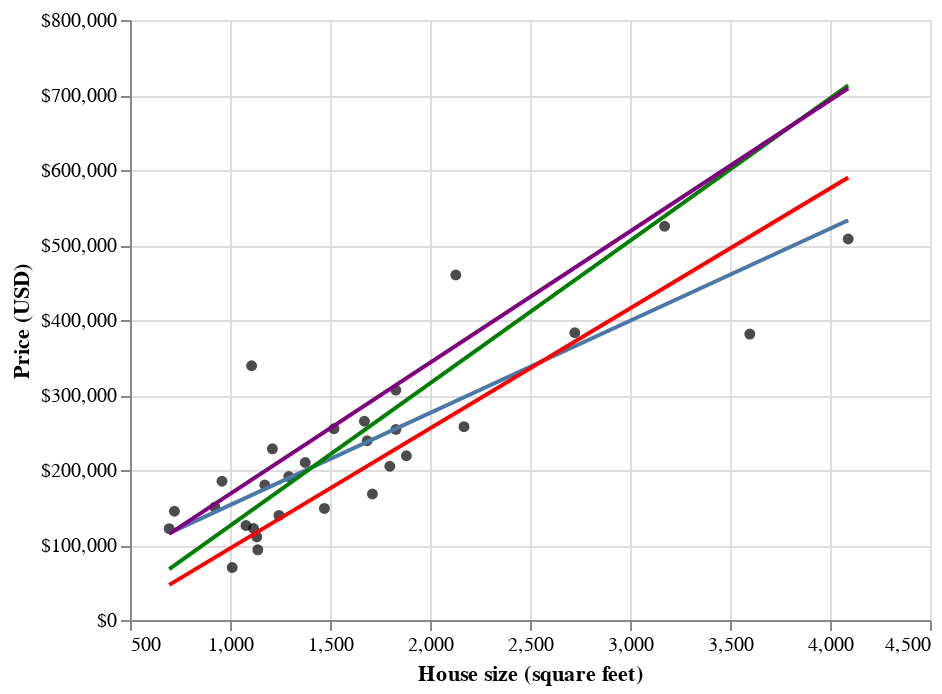

Notebook code cell kept with this figure:
### Markdown cell above
By using simple linear regression on this small data set to predict the sale price
for a 2,000 square-foot house, we get a predicted value of 
\${glue:}`pred_2000`. But wait a minute...how
exactly does simple linear regression choose the line of best fit? Many
different lines could be drawn through the data points. 
Some plausible examples are shown in {numref}`fig:08-several-lines`.

### Code cell
intercept_l = [-64542.23, -6900, -64542.23]
slope_l = [190, 175, 160]
line_color_l = ["green", "purple", "red"]

# set the domains (range of x values) of lines
min_x = small_sacramento["sqft"].min()
max_x = small_sacramento["sqft"].max()

several_lines_plot = small_plot.copy()

for i in range(len(slope_l)):
    several_lines_plot += (
        alt.Chart(
            pd.DataFrame(
                {
                    "x": [min_x, max_x],
                    "y": [
                        intercept_l[i] + slope_l[i] * min_x,
                        intercept_l[i] + slope_l[i] * max_x,
                    ],
                }
            )
        )
        .mark_line(color=line_color_l[i])
        .encode(x=alt.X("x"), y=alt.Y("y"))
    )

several_lines_plot

### Figure 1 — Vega-Lite specification as saved in the notebook (floating-point values rounded to 4 significant figures)
{"config": {"view": {"continuousWidth": 400, "continuousHeight": 300}}, "layer": [{"mark": {"type": "circle", "color": "black"}, "encoding": {"x": {"field": "sqft", "scale": {"zero": false}, "title": "House size (square feet)", "type": "quantitative"}, "y": {"axis": {"format": "$,.0f"}, "field": "price", "scale": {"zero": false}, "title": "Price (USD)", "type": "quantitative"}}}, {"mark": "line", "encoding": {"x": {"field": "sqft", "scale": {"zero": false}, "title": "House size (square feet)", "type": "quantitative"}, "y": {"axis": {"format": "$,.0f"}, "field": "price", "scale": {"zero": false}, "title": "Price (USD)", "type": "quantitative"}}, "transform": [{"on": "sqft", "regression": "price"}]}, {"data": {"name": "data-7625a72922e8eb8d9f4a6215c1cb69db"}, "mark": {"type": "line", "color": "green"}, "encoding": {"x": {"field": "x", "type": "quantitative"}, "y": {"field": "y", "type": "quantitative"}}}, {"data": {"name": "data-7e87ec4fcfa14bc107c49e24bb26d2be"}, "mark": {"type": "line", "color": "purple"}, "encoding": {"x": {"field": "x", "type": "quantitative"}, "y": {"field": "y", "type": "quantitative"}}}, {"data": {"name": "data-d8da1658b8aab1a17d932e0539f00c8f"}, "mark": {"type": "line", "color": "red"}, "encoding": {"x": {"field": "x", "type": "quantitative"}, "y": {"field": "y", "type": "quantitative"}}}], "data": {"name": "data-dd70ea120b69e4d2199dadb4d59509b6"}, "$schema": "https://vega.github.io/schema/vega-lite/v4.17.0.json", "datasets": {"data-dd70ea120b69e4d2199dadb4d59509b6": [{"city": "SACRAMENTO", "zip": "z95829", "beds": 3, "baths": 2.0, "sqft": 2170, "type": "Residential", "price": 257729, "latitude": 38.46, "longitude": -121.4}, {"city": "SACRAMENTO", "zip": "z95835", "beds": 3, "baths": 2.0, "sqft": 1686, "type": "Residential", "price": 239000, "latitude": 38.67, "longitude": -121.5}, {"city": "ROSEVILLE", "zip": "z95678", "beds": 3, "baths": 2.0, "sqft": 1174, "type": "Residential", "price": 180000, "latitude": 38.73, "longitude": -121.3}, {"city": "EL_DORADO_HILLS", "zip": "z95762", "beds": 5, "baths": 4.0, "sqft": 4091, "type": "Residential", "price": 508000, "latitude": 38.68, "longitude": -121.0}, {"city": "SACRAMENTO", "zip": "z95842", "beds": 5, "baths": 2.0, "sqft": 1712, "type": "Residential", "price": 168000, "latitude": 38.68, "longitude": -121.4}, {"city": "FAIR_OAKS", "zip": "z95628", "beds": 3, "baths": 1.0, "sqft": 960, "type": "Residential", "price": 185000, "latitude": 38.67, "longitude": -121.2}, {"city": "ORANGEVALE", "zip": "z95662", "beds": 3, "baths": 2.0, "sqft": 1294, "type": "Residential", "price": 191250, "latitude": 38.69, "longitude": -121.3}, {"city": "SACRAMENTO", "zip": "z95842", "beds": 2, "baths": 2.0, "sqft": 1134, "type": "Condo", "price": 110700, "latitude": 38.7, "longitude": -121.4}, {"city": "SACRAMENTO", "zip": "z95838", "beds": 2, "baths": 1.0, "sqft": 1011, "type": "Residential", "price": 70000, "latitude": 38.64, "longitude": -121.4}, {"city": "SACRAMENTO", "zip": "z95824", "beds": 2, "baths": 2.0, "sqft": 1139, "type": "Residential", "price": 93600, "latitude": 38.52, "longitude": -121.5}, {"city": "ROSEVILLE", "zip": "z95747", "beds": 3, "baths": 2.5, "sqft": 1829, "type": "Residential", "price": 306500, "latitude": 38.77, "longitude": -121.4}, {"city": "SACRAMENTO", "zip": "z95823", "beds": 4, "baths": 2.0, "sqft": 1472, "type": "Residential", "price": 148750, "latitude": 38.48, "longitude": -121.5}, {"city": "SACRAMENTO", "zip": "z95819", "beds": 3, "baths": 1.0, "sqft": 1108, "type": "Residential", "price": 339000, "latitude": 38.56, "longitude": -121.4}, {"city": "SACRAMENTO", "zip": "z95825", "beds": 3, "baths": 1.0, "sqft": 1520, "type": "Residential", "price": 255000, "latitude": 38.6, "longitude": -121.4}, {"city": "ELVERTA", "zip": "z95626", "beds": 3, "baths": 2.0, "sqft": 1080, "type": "Residential", "price": 126000, "latitude": 38.72, "longitude": -121.4}, {"city": "EL_DORADO_HILLS", "zip": "z95762", "beds": 3, "baths": 2.0, "sqft": 2129, "type": "Residential", "price": 460000, "latitude": 38.67, "longitude": -121.1}, {"city": "SACRAMENTO", "zip": "z95838", "beds": 4, "baths": 2.0, "sqft": 1799, "type": "Residential", "price": 205000, "latitude": 38.66, "longitude": -121.4}, {"city": "SACRAMENTO", "zip": "z95835", "beds": 5, "baths": 3.0, "sqft": 3599, "type": "Residential", "price": 381300, "latitude": 38.68, "longitude": -121.5}, {"city": "CAMERON_PARK", "zip": "z95682", "beds": 2, "baths": 1.5, "sqft": 1376, "type": "Residential", "price": 210000, "latitude": 38.69, "longitude": -121.0}, {"city": "SACRAMENTO", "zip": "z95815", "beds": 3, "baths": 1.0, "sqft": 696, "type": "Residential", "price": 121725, "latitude": 38.61, "longitude": -121.4}, {"city": "CARMICHAEL", "zip": "z95608", "beds": 3, "baths": 2.0, "sqft": 1245, "type": "Condo", "price": 139500, "latitude": 38.63, "longitude": -121.3}, {"city": "ELK_GROVE", "zip": "z95757", "beds": 5, "baths": 3.5, "sqft": 2724, "type": "Residential", "price": 383000, "latitude": 38.38, "longitude": -121.4}, {"city": "FAIR_OAKS", "zip": "z95628", "beds": 3, "baths": 2.0, "sqft": 3173, "type": "Residential", "price": 525000, "latitude": 38.65, "longitude": -121.3}, {"city": "CITRUS_HEIGHTS", "zip": "z95621", "beds": 3, "baths": 2.0, "sqft": 1118, "type": "Residential", "price": 122000, "latitude": 38.71, "longitude": -121.3}, {"city": "CITRUS_HEIGHTS", "zip": "z95610", "beds": 3, "baths": 2.0, "sqft": 1882, "type": "Residential", "price": 219000, "latitude": 38.72, "longitude": -121.2}, {"city": "SACRAMENTO", "zip": "z95834", "beds": 3, "baths": 2.0, "sqft": 1672, "type": "Condo", "price": 265000, "latitude": 38.65, "longitude": -121.5}, {"city": "SACRAMENTO", "zip": "z95842", "beds": 2, "baths": 1.0, "sqft": 924, "type": "Condo", "price": 150454, "latitude": 38.67, "longitude": -121.4}, {"city": "ANTELOPE", "zip": "z95843", "beds": 3, "baths": 2.0, "sqft": 1830, "type": "Residential", "price": 254172, "latitude": 38.71, "longitude": -121.3}, {"city": "SACRAMENTO", "zip": "z95820", "beds": 2, "baths": 1.0, "sqft": 722, "type": "Residential", "price": 145000, "latitude": 38.53, "longitude": -121.5}, {"city": "SACRAMENTO", "zip": "z95820", "beds": 3, "baths": 2.0, "sqft": 1212, "type": "Residential", "price": 228327, "latitude": 38.53, "longitude": -121.4}], "data-7625a72922e8eb8d9f4a6215c1cb69db": [{"x": 696, "y": 67700.0}, {"x": 4091, "y": 712700.0}], "data-7e87ec4fcfa14bc107c49e24bb26d2be": [{"x": 696, "y": 114900}, {"x": 4091, "y": 709025}], "data-d8da1658b8aab1a17d932e0539f00c8f": [{"x": 696, "y": 46820.0}, {"x": 4091, "y": 590000.0}]}}
